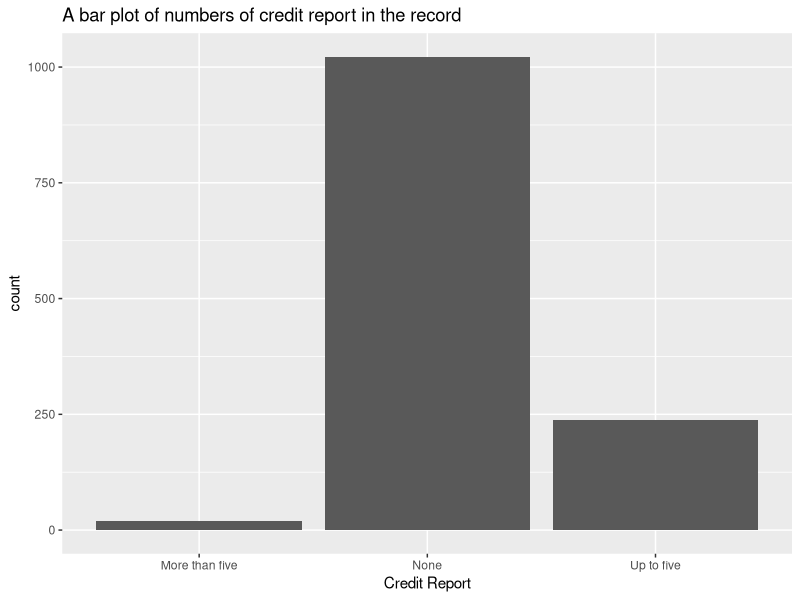
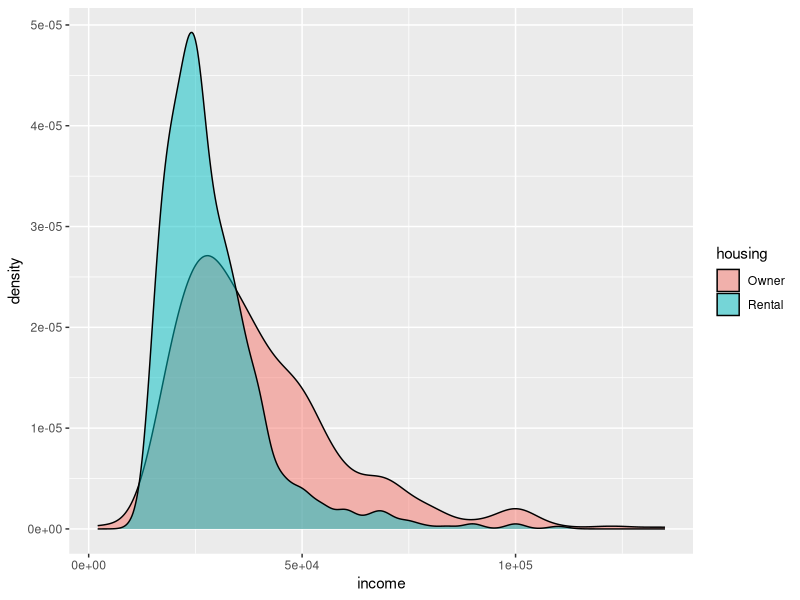
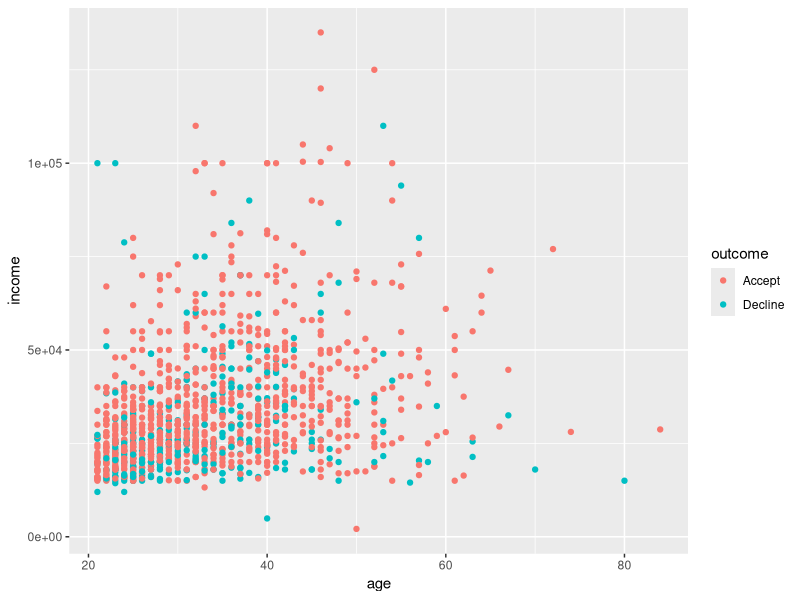
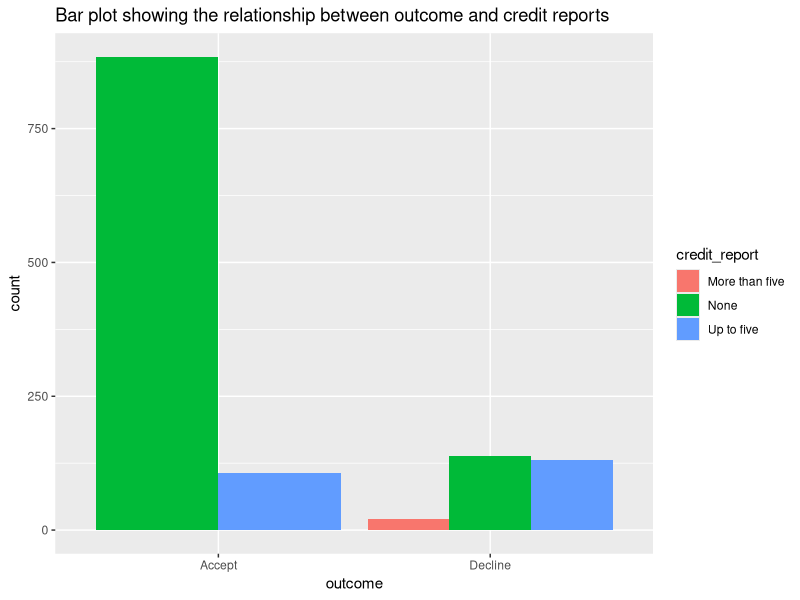

Recreate these plots in R, in order.
## ---- chunk 1
# load package
library(tidyverse)
library(psych) # for different summary statistics
# load data
credit_card_data <- read_csv("credit_card.csv")

## ---- chunk 2
# statistical summary for dataset
# summary
summary(credit_card_data)
#structure
str(credit_card_data)
# describe the data using housing
describeBy(credit_card_data, credit_card_data$housing)

## ---- chunk 3
# check number of true missing values
table(is.na(credit_card_data))
## ---- chunk 4
# find which variables has missing values # check the summary of the data
summary(credit_card_data)
# variables age and income has missing values
# replace age with the median
age_median<- median(credit_card_data$age, na.rm = T)
credit_card_data$age[is.na(credit_card_data$age)] <- age_median
# replace income NA with its mean
income_mean <- mean(credit_card_data$income, na.rm = T)
credit_card_data$income[is.na(credit_card_data$income)] <- income_mean

# check for missing values
table(is.na(credit_card_data))
## ---- chunk 5
# factoring variables
credit_card_data<- credit_card_data %>% 
  mutate(
    outcome = factor(outcome),
    housing = factor(housing),
    credit_report = factor(credit_report)
  )
## ---- chunk 6
# confirm if these variables were converted into factors
class(credit_card_data$outcome)
class(credit_card_data$housing)
class(credit_card_data$credit_report)
## ---- chunk 7
# changing the levels of factor variables
credit_card_data<- credit_card_data %>% 
  mutate(
    outcome = fct_recode(
      outcome,
      Accept = "Accepted",
      Decline = "Dacline"
    ),
    housing = fct_recode(
      housing,
      Owner = "Own",
      Rental = "Rent",
      Rental = "Renting"
      
    ),
    credit_report = fct_recode(
      credit_report,
      "More than five" = "More than",
      "Up to five" = "one",
      "Up to five" = "Up to",
      "Up to five" = "Up to fiver"
    )
  )
## ---- chunk 8
# filter out age lower than 21
min_age <- 21
max_age <- 85
credit_card_data<-credit_card_data %>% 
  filter(age>= min_age & age<= max_age)
## ---- chunk 9
# a barplot for credit_report 
credit_card_data %>% 
  ggplot(aes(credit_report))+
  geom_bar()+
  labs(title = "A bar plot of numbers of credit report in the record", x = "Credit Report")
## ---- chunk 10
# count the credit reports
credit_card_data %>% 
  count(credit_report, sort = T)
## ---- chunk 11
# density plot for housing and income
credit_card_data %>% 
  ggplot(aes(income, fill = housing))+
  geom_density(alpha = 0.5)
## ---- chunk 12
# count the number of different housing
credit_card_data %>% 
  count(housing, sort = TRUE)
## ---- chunk 13
# a plot for different age group together with income and outcome
credit_card_data %>% 
  ggplot(aes(x = age, y = income, color = outcome))+
  geom_point()
## ---- chunk 14
# bar plot to show how outcome corelate with credit report
credit_card_data %>% 
  ggplot(aes(outcome, ..count..))+
  geom_bar(aes(fill = credit_report), position = "dodge")+labs(
    title = "Bar plot showing the relationship between outcome and credit reports"
  )
